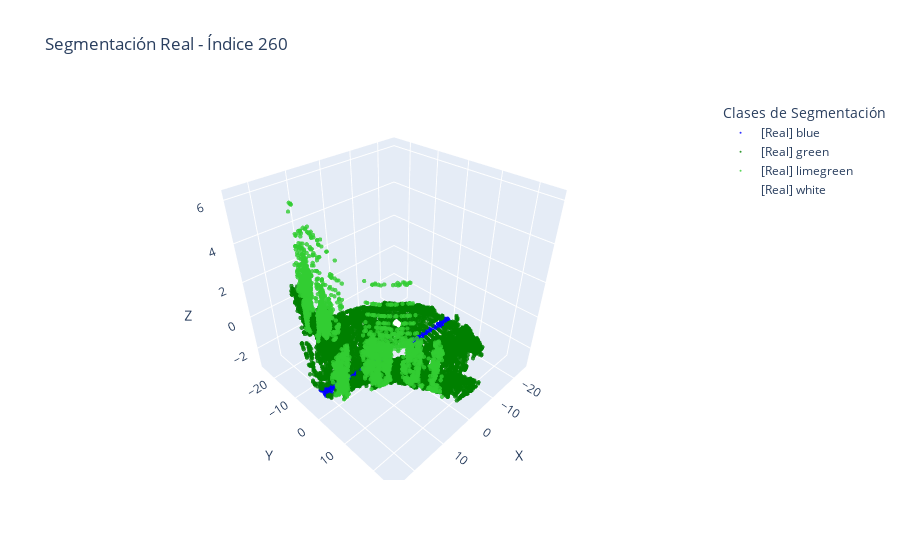
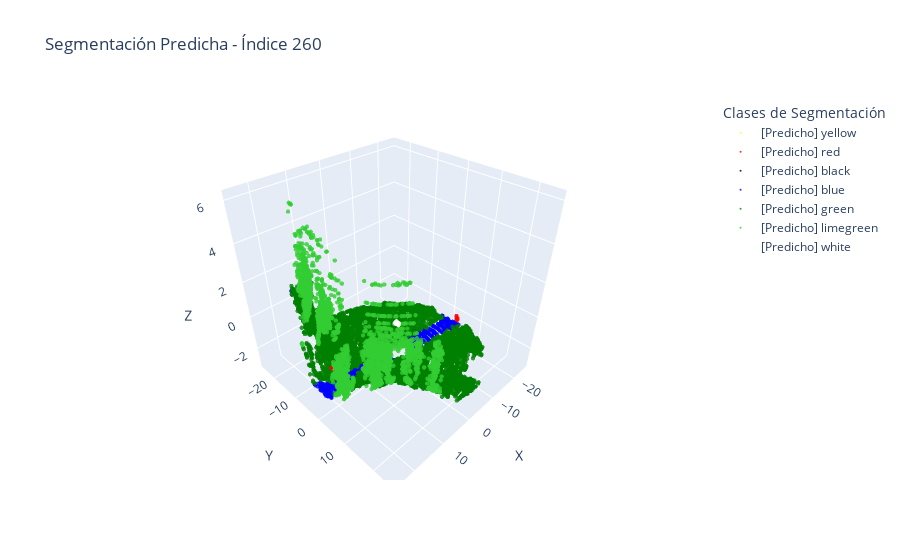

The code cell stored with these charts, in order, in its notebook:
### Code cell
visualizar_comparacion_segmentacion(points_list, labels_list, preds_list, indice=260)

### Figure 1 — Plotly figure (JSON) as saved in the notebook; plotly's stock layout.template omitted (floating-point values rounded to 4 significant figures; data arrays with more than 128 entries replaced by an {"elided": "..."} marker saying what was removed)
{"data": [{"marker": {"color": "blue", "opacity": 0.8, "size": 1.5}, "mode": "markers", "name": "[Real] blue", "type": "scatter3d", "x": {"elided": "488 float values"}, "y": {"elided": "488 float values"}, "z": {"elided": "488 float values"}}, {"marker": {"color": "green", "opacity": 0.8, "size": 1.5}, "mode": "markers", "name": "[Real] green", "type": "scatter3d", "x": {"elided": "13173 float values"}, "y": {"elided": "13173 float values"}, "z": {"elided": "13173 float values"}}, {"marker": {"color": "limegreen", "opacity": 0.8, "size": 1.5}, "mode": "markers", "name": "[Real] limegreen", "type": "scatter3d", "x": {"elided": "2666 float values"}, "y": {"elided": "2666 float values"}, "z": {"elided": "2666 float values"}}, {"marker": {"color": "white", "opacity": 0.8, "size": 1.5}, "mode": "markers", "name": "[Real] white", "type": "scatter3d", "x": [-1.263, -1.131, -1.179, -1.096, -1.137, -1.19, -1.119, -1.085, -1.045, -1.168, -1.153, -1.196, -1.18, -1.117, -1.147, -1.204, -1.166, -1.173, -1.184, -1.151, -1.316, -1.134, -1.118, -1.199, -1.194, -1.212, -1.185, -1.12, -1.194, -1.018, -1.248, -1.314, -1.103, -1.122, -1.005, -1.117, -1.119, -1.118, -1.196, -1.144, -1.193, -1.061, -1.132, -1.066, -1.184, -1.292, -1.192, -1.06, -1.178, -1.043, -1.189, -1.306, -1.108, -1.113, -1.222, -1.181, -1.16], "y": [-0.6339, -0.3887, 0.2746, 0.4978, -0.1691, -0.3353, -0.3437, -0.2774, -0.6259, 0.4359, -0.1285, 0.1381, 0.4156, -0.3746, -0.5672, 0.08988, 0.0613, 0.2328, 0.05357, -0.222, 0.4491, -0.1885, -0.3705, 0.1072, 0.1513, -0.08154, 0.036, 0.4411, 0.1202, -0.6147, -0.5702, 0.4539, -0.295, -0.3221, -0.2414, -0.5219, -0.5176, 0.4836, 0.001253, -0.4072, -0.007494, -0.5535, -0.1968, -0.5815, -0.1451, 0.4147, 0.02748, -0.6141, -0.3228, -0.2382, -0.0886, 0.4086, -0.5729, -0.3149, 0.01471, 0.09693, 0.2257], "z": [-0.5027, -0.5579, -0.5646, -0.5612, -0.5359, -0.4397, -0.546, -0.5224, -0.568, -0.5815, -0.541, -0.5612, -0.5832, -0.5494, -0.5967, -0.5629, -0.5443, -0.5579, -0.5528, -0.4169, -0.4947, -0.4089, -0.5494, -0.5612, -0.5612, -0.5663, -0.5528, -0.5612, -0.5595, -0.5545, -0.488, -0.4947, -0.5325, -0.5443, -0.4818, -0.5748, -0.5748, -0.568, -0.5579, -0.5663, -0.5562, -0.5579, -0.4089, -0.5663, -0.5562, -0.4826, -0.5562, -0.5714, -0.4344, -0.4987, -0.5562, -0.4866, -0.5815, -0.5393, -0.5697, -0.5528, -0.5511]}], "layout": {"legend": {"title": {"text": "Clases de Segmentación"}}, "scene": {"xaxis": {"title": {"text": "X"}}, "yaxis": {"title": {"text": "Y"}}, "zaxis": {"title": {"text": "Z"}}}, "title": {"text": "Segmentación Real - Índice 260"}}}

### Figure 2 — Plotly figure (JSON) as saved in the notebook; plotly's stock layout.template omitted (floating-point values rounded to 4 significant figures; data arrays with more than 128 entries replaced by an {"elided": "..."} marker saying what was removed)
{"data": [{"marker": {"color": "yellow", "opacity": 0.8, "size": 1.5}, "mode": "markers", "name": "[Predicho] yellow", "type": "scatter3d", "x": [18.27, 11.77, 11.89, 11.84, 18.35, 18.31, 11.81, 18.29], "y": [16.36, -14.84, -14.73, -14.7, 16.3, 16.46, -14.74, 16.21], "z": [1.93, 0.2149, -0.185, -0.07577, 1.931, 1.985, -0.1846, 1.97]}, {"marker": {"color": "red", "opacity": 0.8, "size": 1.5}, "mode": "markers", "name": "[Predicho] red", "type": "scatter3d", "x": [-16.08, 19.4, -22.24, 19.46, 16.67, -22.38, -22.35, -16.03, 16.33, 16.48, 16.76, 19.45, 19.46, 16.49, 16.41, 16.77, 16.31, 16.22, 16.68, 19.45, 16.42, 19.47, 16.16, -22.25, -22.25, -22.41, -16.06, 16.75, 19.51, 19.41, 19.4, 16.58, -22.41, 19.48, -22.09, -22.22, 16.35, 16.73, 16.38, 16.57, -22.31, -22.19], "y": [5.011, -2.833, 3.909, -2.759, -3.742, 4.225, 3.142, 4.906, -3.699, -3.72, -3.887, -2.789, -2.805, -3.885, -3.665, -3.561, -3.759, -3.643, -3.648, -2.89, -3.73, -2.733, -3.621, 3.959, 3.902, 4.166, 5.01, -3.687, -2.62, -2.884, -2.841, -3.532, 3.822, -2.865, 4.014, 3.893, -3.832, -3.748, -3.872, -3.618, 4.123, 3.949], "z": [-1.886, -0.4928, -1.916, -1.212, -1.087, -1.976, -2.712, -2.013, -0.8396, -0.847, -0.8292, -1.174, -1.365, -0.9144, -1.005, -0.9254, -0.9034, -0.9612, -0.9216, -1.024, -1.006, -1.251, -0.894, -2.092, -2.398, -2.067, -1.689, -0.662, -1.214, -1.135, -0.6813, -0.9802, -2.731, -1.176, -2.514, -1.827, -0.9065, -0.6616, -0.8763, -0.9481, -2.321, -2.525]}, {"marker": {"color": "black", "opacity": 0.8, "size": 1.5}, "mode": "markers", "name": "[Predicho] black", "type": "scatter3d", "x": [17.34, 17.43, 17.3, 17.4, 17.36, 17.43, 17.39], "y": [-5.538, -5.472, -5.554, -5.598, -5.521, -5.416, -5.409], "z": [1.117, 1.156, 1.219, 1.05, 1.153, 1.19, 1.117]}, {"marker": {"color": "blue", "opacity": 0.8, "size": 1.5}, "mode": "markers", "name": "[Predicho] blue", "type": "scatter3d", "x": {"elided": "1051 float values"}, "y": {"elided": "1051 float values"}, "z": {"elided": "1051 float values"}}, {"marker": {"color": "green", "opacity": 0.8, "size": 1.5}, "mode": "markers", "name": "[Predicho] green", "type": "scatter3d", "x": {"elided": "12630 float values"}, "y": {"elided": "12630 float values"}, "z": {"elided": "12630 float values"}}, {"marker": {"color": "limegreen", "opacity": 0.8, "size": 1.5}, "mode": "markers", "name": "[Predicho] limegreen", "type": "scatter3d", "x": {"elided": "2589 float values"}, "y": {"elided": "2589 float values"}, "z": {"elided": "2589 float values"}}, {"marker": {"color": "white", "opacity": 0.8, "size": 1.5}, "mode": "markers", "name": "[Predicho] white", "type": "scatter3d", "x": [-1.263, -1.131, -1.179, -1.096, -1.137, -1.19, -1.119, -1.085, -1.045, -1.168, -1.153, -1.196, -1.18, -1.117, -1.147, -1.204, -1.166, -1.173, -1.184, -1.151, -1.316, -1.134, -1.118, -1.199, -1.194, -1.212, -1.185, -1.12, -1.194, -1.018, -1.248, -1.314, -1.103, -1.122, -1.005, -1.117, -1.119, -1.118, -1.196, -1.144, -1.193, -1.061, -1.132, -1.066, -1.184, -1.292, -1.192, -1.06, -1.178, -1.043, -1.189, -1.306, -1.108, -1.113, -1.222, -1.181, -1.16], "y": [-0.6339, -0.3887, 0.2746, 0.4978, -0.1691, -0.3353, -0.3437, -0.2774, -0.6259, 0.4359, -0.1285, 0.1381, 0.4156, -0.3746, -0.5672, 0.08988, 0.0613, 0.2328, 0.05357, -0.222, 0.4491, -0.1885, -0.3705, 0.1072, 0.1513, -0.08154, 0.036, 0.4411, 0.1202, -0.6147, -0.5702, 0.4539, -0.295, -0.3221, -0.2414, -0.5219, -0.5176, 0.4836, 0.001253, -0.4072, -0.007494, -0.5535, -0.1968, -0.5815, -0.1451, 0.4147, 0.02748, -0.6141, -0.3228, -0.2382, -0.0886, 0.4086, -0.5729, -0.3149, 0.01471, 0.09693, 0.2257], "z": [-0.5027, -0.5579, -0.5646, -0.5612, -0.5359, -0.4397, -0.546, -0.5224, -0.568, -0.5815, -0.541, -0.5612, -0.5832, -0.5494, -0.5967, -0.5629, -0.5443, -0.5579, -0.5528, -0.4169, -0.4947, -0.4089, -0.5494, -0.5612, -0.5612, -0.5663, -0.5528, -0.5612, -0.5595, -0.5545, -0.488, -0.4947, -0.5325, -0.5443, -0.4818, -0.5748, -0.5748, -0.568, -0.5579, -0.5663, -0.5562, -0.5579, -0.4089, -0.5663, -0.5562, -0.4826, -0.5562, -0.5714, -0.4344, -0.4987, -0.5562, -0.4866, -0.5815, -0.5393, -0.5697, -0.5528, -0.5511]}], "layout": {"legend": {"title": {"text": "Clases de Segmentación"}}, "scene": {"xaxis": {"title": {"text": "X"}}, "yaxis": {"title": {"text": "Y"}}, "zaxis": {"title": {"text": "Z"}}}, "title": {"text": "Segmentación Predicha - Índice 260"}}}
